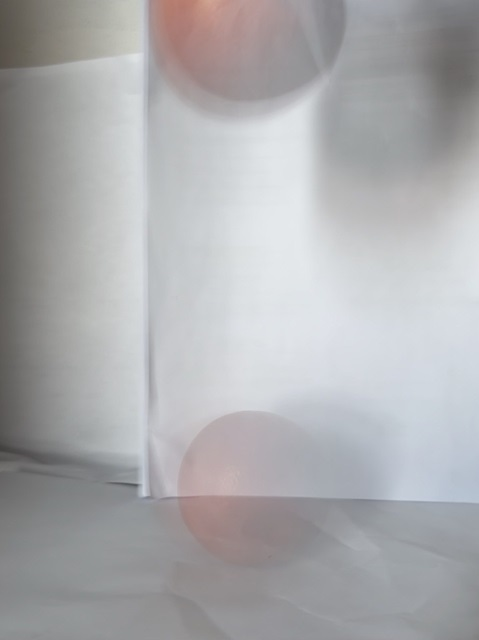
#> input picture orange.png, 479 x 640 px
$ python chat.py
#> lines starting #> are read from the running program, lines starting #| are printed output that depends on the picture; after the words box and inside, x2 and y2 are one past the last pixel; in counts of white or black regions, pixels touching at a corner belong together
import cv2
import numpy as np

# Загрузка исходного цветного изображения
image = cv2.imread('orange.png')
#> image is the input picture: shape (640, 479, 3); mean B, G, R 173.7, 171.6, 171.5

# Преобразование в оттенки серого
gray = cv2.cvtColor(image, cv2.COLOR_BGR2GRAY)

# Применение адаптивного порога
thresh = cv2.adaptiveThreshold(gray, 255, cv2.ADAPTIVE_THRESH_MEAN_C,
                               cv2.THRESH_BINARY, 11, 2)
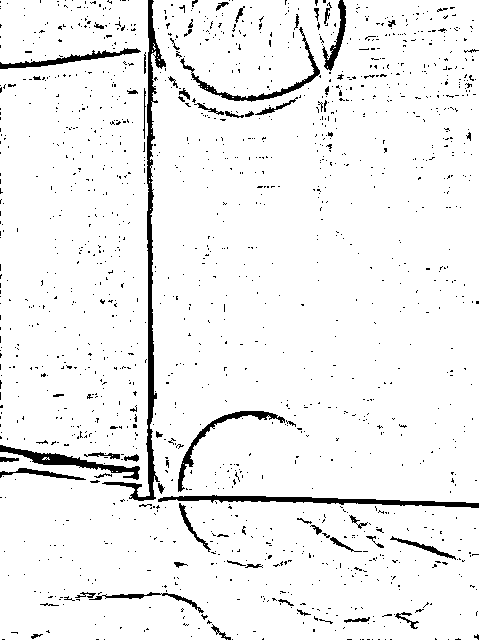
#> thresh: shape (640, 479); 94.7% white; 1489 black regions (1423 under 20 px), largest, box (x1, y1, x2, y2) and area: (102, 0, 166, 501) 2913, (158, 495, 479, 508) 1543, (0, 445, 140, 480) 1066

# Создание цветной маски
color_mask = cv2.cvtColor(thresh, cv2.COLOR_GRAY2BGR)

# Применение маски к исходному изображению
result = cv2.bitwise_and(image, color_mask)
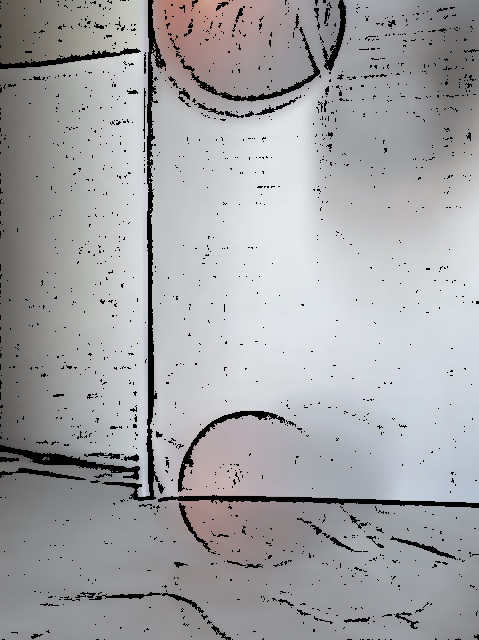
#> result: shape (640, 479, 3); mean B, G, R 165.5, 163.5, 163.3

# Показать результат
cv2.imshow('Original', image)
cv2.imshow('Threshold', thresh)
cv2.imshow('Result', result)
cv2.waitKey(0)
cv2.destroyAllWindows()

$ run again, with basketball.png copied over orange.png
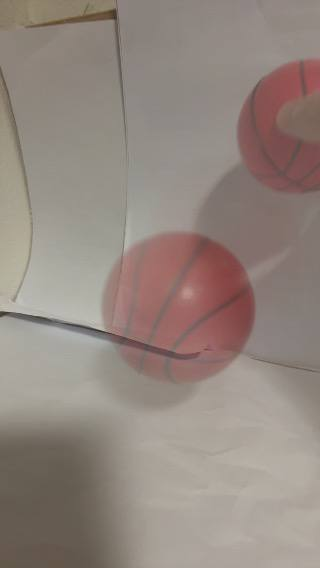
#> input picture basketball.png, 320 x 568 px
#> image is the input picture: shape (568, 320, 3); mean B, G, R 127.3, 134.8, 147.4
#> `thresh = cv2.adaptiveThreshold(gray, 255, cv2.ADAPTIVE_THRESH_MEAN_C, ..`:
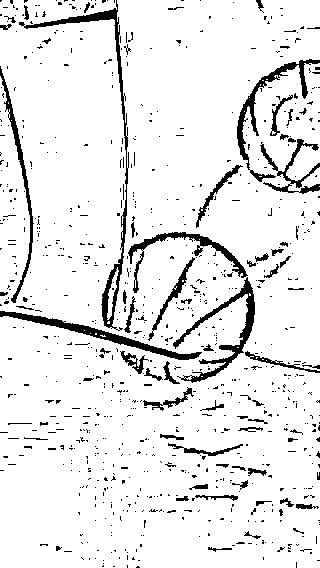
#> thresh: shape (568, 320); 91.2% white; 834 black regions (761 under 20 px), largest, box (x1, y1, x2, y2) and area: (19, 0, 129, 331) 1849, (173, 277, 255, 383) 1442, (0, 311, 202, 360) 1362
#> `result = cv2.bitwise_and(image, color_mask)`:
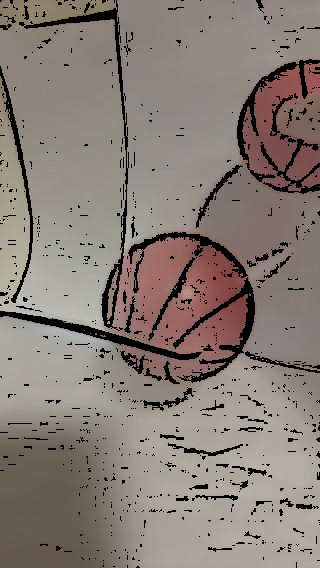
#> result: shape (568, 320, 3); mean B, G, R 117.8, 124.7, 135.5
